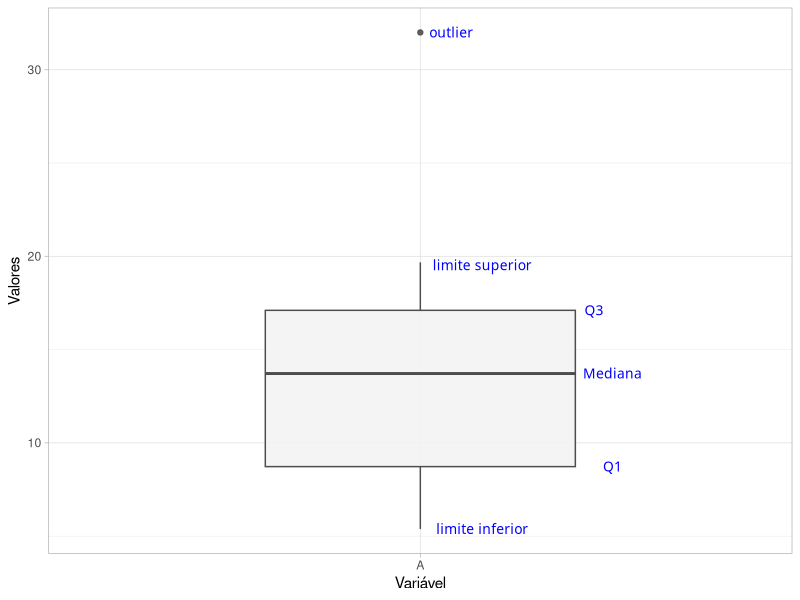
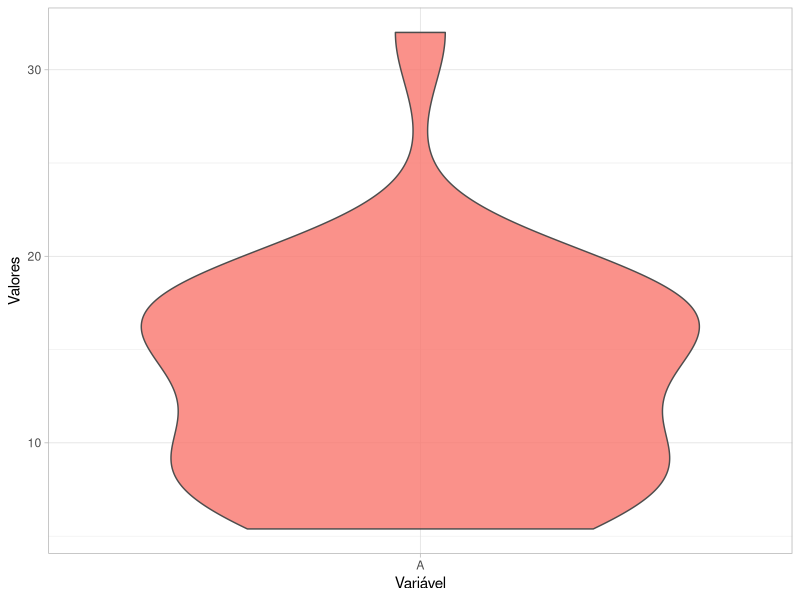
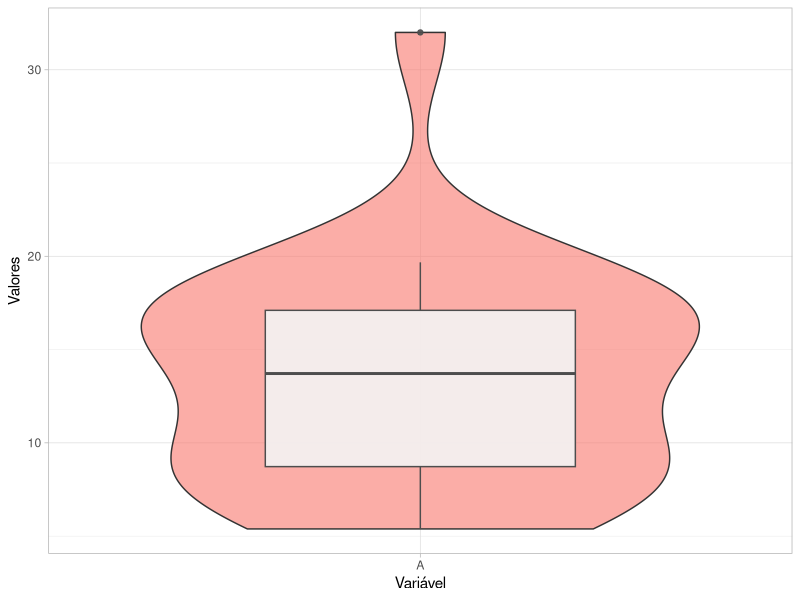
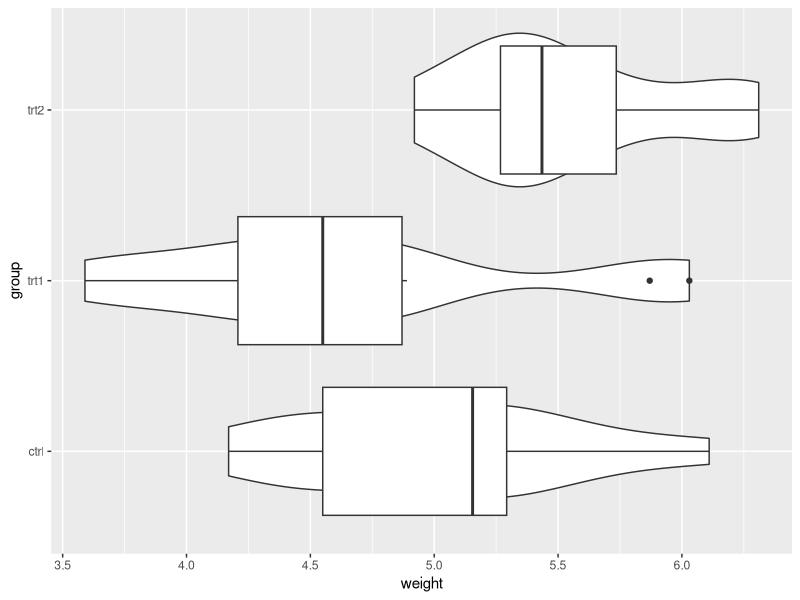
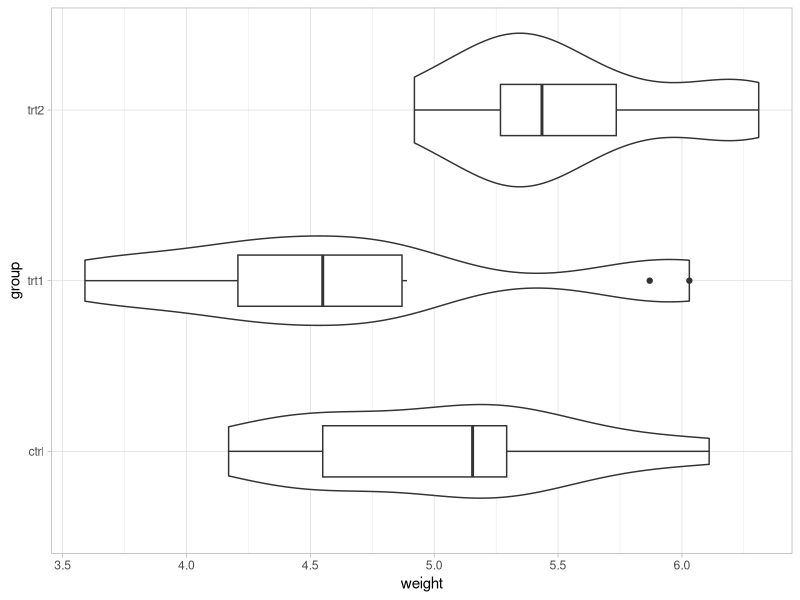
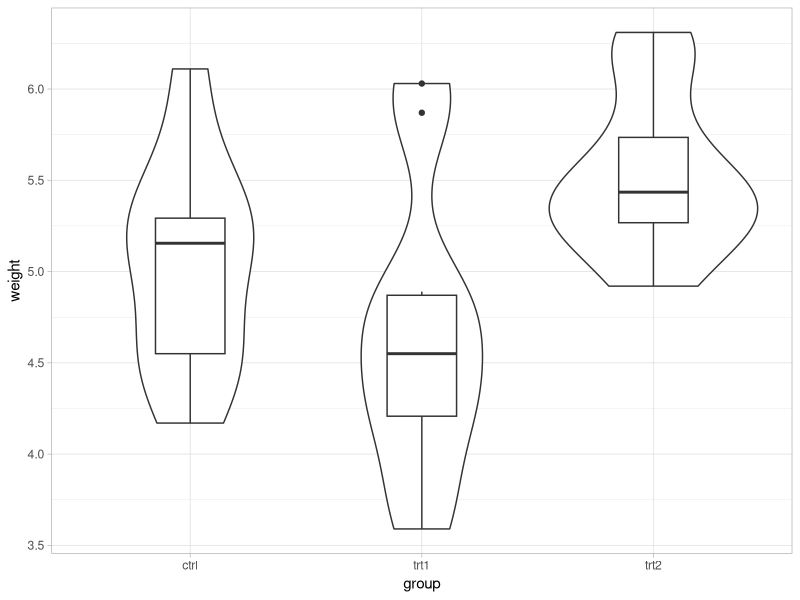
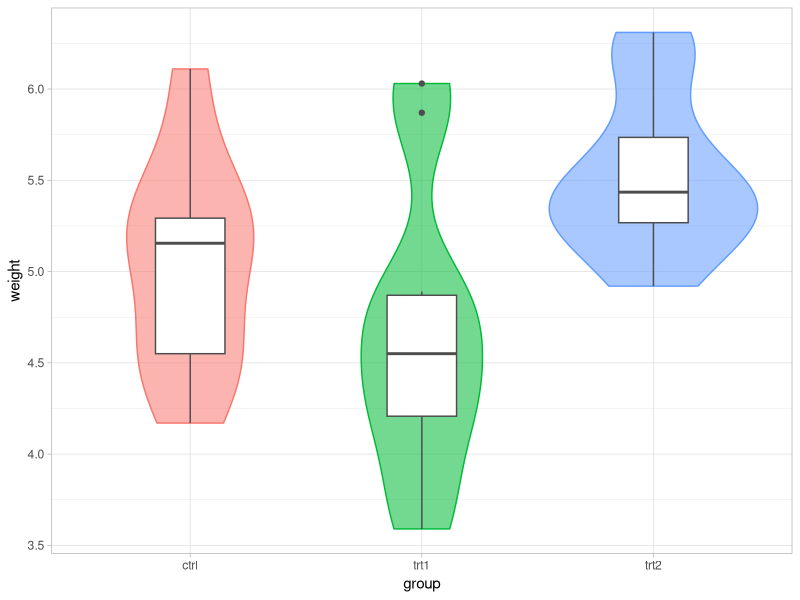
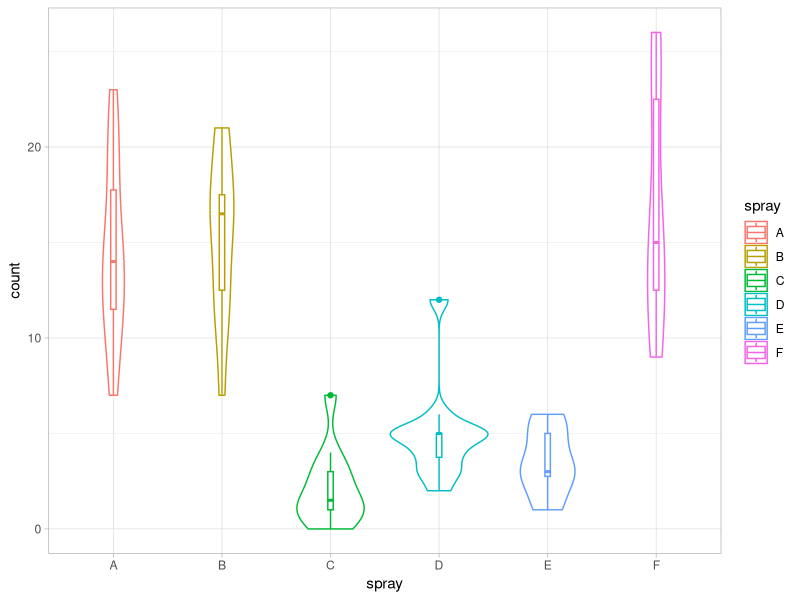

Recreate these plots in R, in order.
## ---- chunk 1
library(tidyverse)
library(scales)
A <- data.frame("Variável" = rep("A", 26), "Valores" = c(runif(25, 5, 20), 32))
ggplot(A, aes(x = Variável, y = Valores)) + 
  geom_boxplot(width = .5, color = "grey30", fill = "grey95", alpha = .9,
               show.legend = F) + 
  theme_light() + 
  annotate( # adicionar anotação
  x = 1.05, 
  y = quantile(A[,2])[5], 
  label = "outlier", 
  geom = "text", 
  color = "blue", 
  family = "Bell MT",
  size = 3.5) +
  annotate( # adicionar anotação
  x = 1.1, 
  y = quantile(A[,2], probs = 0.95), 
  label = "limite superior", 
  geom = "text", 
  color = "blue", 
  family = "Bell MT",
  size = 3.5) +
  annotate( # adicionar anotação
  x = 1.28, 
  y = quantile(A[,2])[4], 
  label = "Q3", 
  geom = "text", 
  color = "blue", 
  family = "Bell MT",
  size = 3.5) +
  annotate( # adicionar anotação
  x = 1.31, 
  y = quantile(A[,2])[3], 
  label = "Mediana", 
  geom = "text", 
  color = "blue", 
  family = "Bell MT",
  size = 3.5) +
  annotate( # adicionar anotação
  x = 1.31, 
  y = quantile(A[,2])[2], 
  label = "Q1", 
  geom = "text", 
  color = "blue", 
  family = "Bell MT",
  size = 3.5) +
  annotate( # adicionar anotação
  x = 1.1, 
  y = quantile(A[,2])[1], 
  label = "limite inferior", 
  geom = "text", 
  color = "blue", 
  family = "Bell MT",
  size = 3.5) 
## ---- chunk 2
ggplot(A, aes(x = Variável, y = Valores, fill = Variável)) + 
  geom_violin(show.legend = F, alpha = .8, color = "grey30") + 
  theme_light() +
  theme(legend.position="none")
## ---- chunk 3
ggplot(A, aes(x = Variável, y = Valores, fill = Variável)) + 
  geom_violin(show.legend = F, alpha = .6) +
  geom_boxplot(width = .5, fill = "grey95", color = "grey30", alpha = .9,
               show.legend = F) + 
  theme_light() +
  theme(legend.position="none") # retirar a legenda
## ---- chunk 4
library(datasets)
library(ggplot2)
## ---- chunk 5
data("PlantGrowth"); data("InsectSprays")
## ---- chunk 6
head(PlantGrowth)
## ---- chunk 7
head(InsectSprays)
## ---- chunk 8
ggplot(PlantGrowth, aes(x = weight, # no eixo 'x' vai o peso
                        y = group)) + # no eixo y os 'grupo
        geom_violin() + # plotar o violin plot
        geom_boxplot()  # plotar o boxplot
## ---- chunk 9
ggplot(PlantGrowth, aes(x = weight, y = group)) + 
  theme_light() + # mudança de tema (estética) do background
  geom_violin() +
  geom_boxplot(width = 0.3) # diminuição das caixas
## ---- chunk 10
ggplot(PlantGrowth, aes(x = weight, y = group)) + 
  theme_light() +
  geom_violin() +
  geom_boxplot(width = 0.3) +
  coord_flip() # caixas na vertical
## ---- chunk 11
ggplot(PlantGrowth, aes(x = weight, y = group)) + 
  theme_light() +
  geom_violin(aes(fill = group, # colorir o interior dos violinos em função dos grupos
                  color = group, # colorir o contorno dos violinos em função dos grupos
                  alpha = 0.5)) + # deixar as cores transparentes (50% de transparência)
  geom_boxplot(width = 0.3, 
               color = "grey30") + # contorno do boxplot em cinza escuro
  coord_flip() +
  theme(legend.position = "none") # retirar a legenda
## ---- chunk 12
ggplot(InsectSprays, # tabela de dados
       aes(x = spray, # no eixo 'x' os grupos da coluna spray
           y = count, # no eixo 'y' a contagem de insetos
           color = spray)) + # colorir os gráficos em função de 'spray'
  theme_light() + # mudar o tema do gráfico - cores e estilo do background
  geom_violin() + # plotar o violino
  geom_boxplot(width = 0.05) # plotar as caixas mais 'finas' que o default
